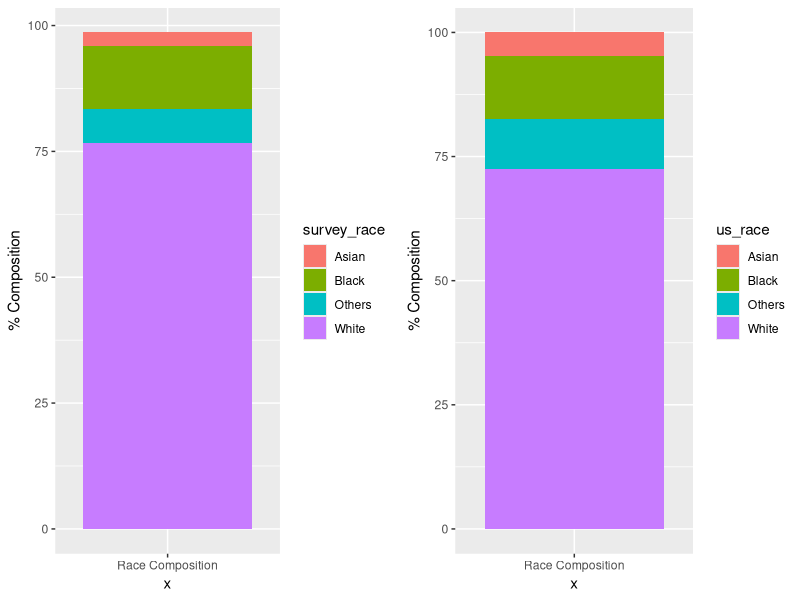
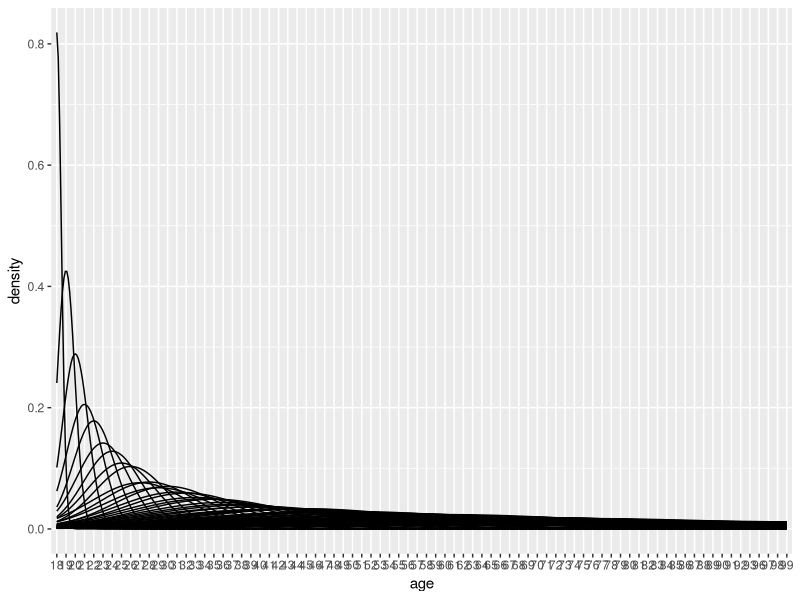

Source code (R) for these figures, in order:
## ---- chunk 1
library(ggplot2)
library(gridExtra)
cupid_data<-read.csv ("./Dataset/June 10-July 12, 2015 - Gaming, Jobs and Broadband - CSV.csv",colClasses = "factor")
# dimension (row*col)
# how many questions in each section
# how the dataset was collected (date and which research house)

## ---- chunk 2
table(cupid_data$emplnw)
# The following factors (1,2,3,4) represent 1896/2001 respondents. They are retained while factors (5,6,7,8,98,99) will be recategorised as others. a

cupid_data$emplnw_group <-""
for (i in 1:(nrow(cupid_data))){
  if(cupid_data[i,"emplnw"] == "1") cupid_data[i,"emplnw_group"] <- "Employed full-time"
  if(cupid_data[i,"emplnw"] == "2") cupid_data[i,"emplnw_group"] <- "Employed part-time"
  if(cupid_data[i,"emplnw"] == "3") cupid_data[i,"emplnw_group"] <- "Retired"
  if(cupid_data[i,"emplnw"] == "4") cupid_data[i,"emplnw_group"] <- "Not employed for pay"
  if(cupid_data[i,"emplnw"] == "5") cupid_data[i,"emplnw_group"] <- "Others" 
  if(cupid_data[i,"emplnw"] == "6") cupid_data[i,"emplnw_group"] <- "Others"
  if(cupid_data[i,"emplnw"] == "7") cupid_data[i,"emplnw_group"] <- "Others"
  if(cupid_data[i,"emplnw"] == "8") cupid_data[i,"emplnw_group"] <- "Others"
  if(cupid_data[i,"emplnw"] == "98") cupid_data[i,"emplnw_group"] <- "Others"
  if(cupid_data[i,"emplnw"] == "99") cupid_data[i,"emplnw_group"] <- "Others"
  }

table(cupid_data$emplnw_group)
## ---- chunk 3
table(cupid_data$emptype1)
# The following factors (1,2,3,4,5) represent 963/1100 respondents for the question. Factor 4 & 5 will be re-categorised as Public Sector. The factors (6,7,8,98) will be recategorised as others. 

cupid_data$emptype1_group <-""

for (i in 1:(nrow(cupid_data))){
  ifelse(cupid_data[i,"emptype1"] == 1, cupid_data[i, "emptype1_group"] <- "A large corporation",
  ifelse(cupid_data[i,"emptype1"] == 2, cupid_data[i,"emptype1_group"] <- "A medium-size company", 
  ifelse(cupid_data[i,"emptype1"] == 3, cupid_data[i,"emptype1_group"] <- "A small business", 
  ifelse(cupid_data[i,"emptype1"] == 4, cupid_data[i,"emptype1_group"] <- "Public Sector", 
  ifelse(cupid_data[i,"emptype1"] == 5, cupid_data[i,"emptype1_group"] <- "Public Sector",
  ifelse(cupid_data[i,"emptype1"] == 6, cupid_data[i,"emptype1_group"] <- "Others",
  ifelse(cupid_data[i,"emptype1"] == 7, cupid_data[i,"emptype1_group"] <- "Others",
  ifelse(cupid_data[i,"emptype1"] == 8, cupid_data[i,"emptype1_group"] <- "Others",
  ifelse(cupid_data[i,"emptype1"] == 98, cupid_data[i,"emptype1_group"] <- "Others",
  ifelse(cupid_data[i,"emptype1"] == 99, cupid_data[i,"emptype1_group"] <- "Others",
  cupid_data[i,"emptype1_group"] <- "No data"))))))))))
  }

table(cupid_data$emptype1_group)

## ---- chunk 4
table(cupid_data$inc)
# The team created 4 categories of income level for this analysis.For a sample size of 2001, there are 1696 who revealed their salary. The income is then segregated into 4 main groups as follows.
# Bottom one-third(524 pax) - Between 0 - 30000
# Middle one-third(604) - Between 30000 - 75000
# Upper one-third(405) - Between 75000 - 150000
# Ultra-rich(163) - Above 150000
# Refused/Don't Know(305) 

cupid_data$inc_group <-""
  
for (i in 1:(nrow(cupid_data))){
  if(cupid_data[i,"inc"] == "1") cupid_data[i,"inc_group"] <- "Low-income" 
  if(cupid_data[i,"inc"] == "2") cupid_data[i,"inc_group"] <- "Low-income"
  if(cupid_data[i,"inc"] == "3") cupid_data[i,"inc_group"] <- "Low-income"
  if(cupid_data[i,"inc"] == "4") cupid_data[i,"inc_group"] <- "Middle-income"
  if(cupid_data[i,"inc"] == "5") cupid_data[i,"inc_group"] <- "Middle-income"
  if(cupid_data[i,"inc"] == "6") cupid_data[i,"inc_group"] <- "Middle-income"
  if(cupid_data[i,"inc"] == "7") cupid_data[i,"inc_group"] <- "Upper-income"
  if(cupid_data[i,"inc"] == "8") cupid_data[i,"inc_group"] <- "Upper-income"
  if(cupid_data[i,"inc"] == "9") cupid_data[i,"inc_group"] <- "Ultra-rich"
  if(cupid_data[i,"inc"] == "98") cupid_data[i,"inc_group"] <- "Unknown/Rejected"
  if(cupid_data[i,"inc"] == "99") cupid_data[i,"inc_group"] <- "Unknown/Rejected"  
}

table(cupid_data$inc_group)

## ---- chunk 5

table(cupid_data$race)
# Factors (1, 2, 3) represent 1813/2001 of the respondents. Hence factors (1, 2, 3) are retained while the remaining factors are recategorised.
cupid_data$race_group <-""
  
for (i in 1:(nrow(cupid_data))){
  if(cupid_data[i,"race"] == "1") cupid_data[i,"race_group"] <- "White" 
  if(cupid_data[i,"race"] == "2") cupid_data[i,"race_group"] <- "Black"
  if(cupid_data[i,"race"] == "3") cupid_data[i,"race_group"] <- "Asian"
  if(cupid_data[i,"race"] == "4") cupid_data[i,"race_group"] <- "Others"
  if(cupid_data[i,"race"] == "5") cupid_data[i,"race_group"] <- "Others"
  if(cupid_data[i,"race"] == "6") cupid_data[i,"race_group"] <- "Others"
  if(cupid_data[i,"race"] == "8") cupid_data[i,"race_group"] <- "Unknown/Rejected"
  if(cupid_data[i,"race"] == "9") cupid_data[i,"race_group"] <- "Unknown/Rejected"
}

table(cupid_data$race_group)

## ---- chunk 6
# 1. Proportion of ethnicity within sample is not representative of the real population
us_race <- c("White", "Black", "Asian", "Others")
us_race_perc <- c(72.4, 12.6, 4.8, 10.2)
us_race_df <- data.frame(us_race, us_race_perc)
us_race_plot <- ggplot(data = us_race_df) + geom_bar(aes(x="Race Composition", y=us_race_perc, fill = us_race), stat ="identity") + ylab("% Composition")

survey_race_df<-data.frame(table(cupid_data$race_group))
names(survey_race_df)<- c ("survey_race", "survey_race_perc")

survey_race_plot <- ggplot(data = survey_race_df[c(1:3,5),]) + geom_bar(aes(x="Race Composition", y=survey_race_perc/1974*100, fill = survey_race), stat ="identity") + ylab("% Composition")

grid.arrange(survey_race_plot, us_race_plot, ncol =2)
# 2. Age group within sample is not representative of the real population. Approximately 50% of the respondents are between the age 50-75.

ggplot(data = cupid_data) + geom_density(aes(x = age))

## ---- chunk 7
## your code here
## ---- chunk 8
## your code here
## ---- chunk 9
## your code here
## ---- chunk 10
## your code here
## Find our target users (potential users who are not against online dating but haven't use it before)
## ---- chunk 11
## your code here
## the relationship between people's preference or habits of cellphone and Internet in daily life and online dating preference
## According to the characteristic of potential users, make our marketing strategy ( where to advertise: social media, online shopping website...) 
## ---- chunk 12
## your code here -chewei and mei
## relationship between job searching preference and online dating preference  (Mei & Zhewei)
## ---- chunk 13
## your code here -vrat and yerik
## relationship between gaming and online dating preference (Yerik & Virat)
## ---- chunk 14
## your code here -chewei and mei

## ---- chunk 15
## your code here -Yerik and Vrat

